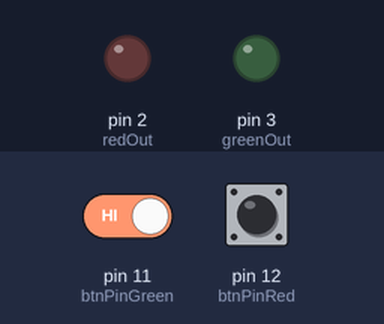
Bench run of a sketch on a simulated Arduino Uno, built with avr-gcc and run on an emulated ATmega328P. Parts: output pins drawn as LEDs (lit = HIGH). Inputs (shaded band) come from the test bench; at power-on: pin 12 (btnPinRed) HIGH, pin 11 (btnPinGreen) HIGH. What the sketch prints to the serial monitor is not drawn.

Above: at 2.0 s.
2.1 s: pin 12 (btnPinRed) pulled LOW for 1 s
At 3.4 s:
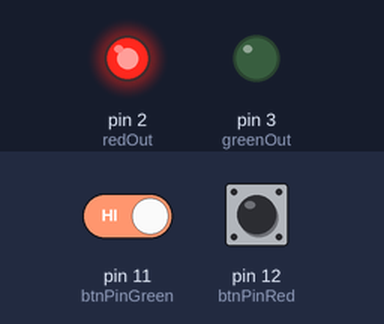
5.5 s: pin 12 (btnPinRed) pulled LOW for 3.2 s
At 10.2 s:
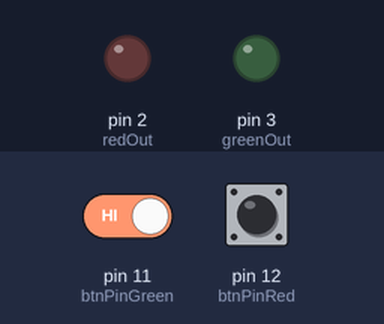
10.5 s: pin 11 (btnPinGreen) driven LOW and pin 12 (btnPinRed) driven LOW
At 12.7 s:
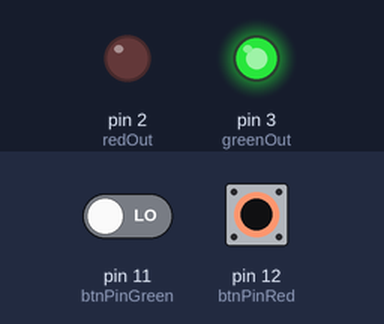
13.5 s: pin 11 (btnPinGreen) driven HIGH
At 15.4 s:
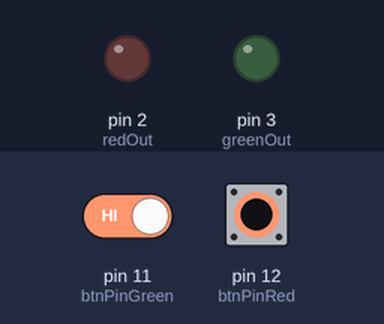
Timing chart, 0 to 16.5 s (numbered marks = the images above; inputs shaded):
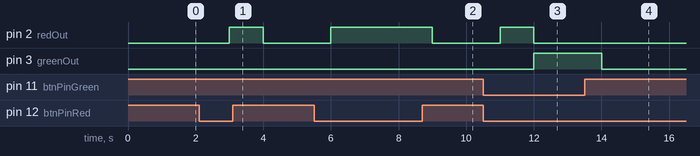

Measured:
- after the input at 2.1 s, pin 2 (redOut): LOW → HIGH after 0.90 s, → LOW 1.0 s later
- after the input at 5.5 s, pin 2 (redOut): LOW → HIGH after 0.50 s, → LOW 3.0 s later
- after the input at 10.5 s, pin 2 (redOut): LOW → HIGH after 0.50 s, → LOW 1.0 s later; pin 3 (greenOut): LOW → HIGH after 1.5 s
- after the input at 13.5 s, pin 3 (greenOut): HIGH → LOW after 0.50 s

The sketch:

ard.ino
```cpp
const int btnPinRed = 12;//button pin
const int btnPinGreen = 11;

const int redOut = 2;
const int greenOut = 3;

const char emergency[] = "Emergency";
const char updateLocation[] = "Update";

boolean wasPressedRed = false;
boolean wasPressedGreen = false;

void setup() {
  //setup pins
  pinMode(btnPinRed, INPUT);
  pinMode(btnPinGreen, INPUT);
  pinMode(redOut, OUTPUT);
  pinMode(greenOut, OUTPUT);
  //setup communication
  Serial.begin(115200);
}

void loop() {
  delay(1000);
  int currentButtonStateRed = digitalRead(btnPinRed);//read button state
  int currentButtonStateGreen = digitalRead(btnPinGreen);
  if(wasPressedRed && wasPressedGreen) {
    if(currentButtonStateRed == LOW) {
       digitalWrite(redOut, HIGH);
       digitalWrite(greenOut, LOW);
       wasPressedRed = false;//update the last button state
    }
  } else if(wasPressedRed && !wasPressedGreen) {
    if(currentButtonStateRed == LOW) {
       digitalWrite(redOut, HIGH);
       digitalWrite(greenOut, LOW);
       wasPressedRed = false;//update the last button state
    }
  } else if(!wasPressedRed && wasPressedGreen) {
    if(currentButtonStateGreen == LOW) {
      digitalWrite(greenOut, HIGH);
      digitalWrite(redOut, LOW);
      wasPressedGreen = false;
    }
  }
  if(currentButtonStateRed == HIGH) {
    wasPressedRed = true;
    digitalWrite(redOut, LOW);
  }
  if(currentButtonStateGreen == HIGH) {
    wasPressedGreen = true;
    digitalWrite(greenOut, LOW);
  }

  Serial.print(digitalRead(redOut));
  Serial.print(" ");
  Serial.print(digitalRead(greenOut));
}

void serialEvent(){//if any data was sent
  if(Serial.available() > 0){//and there's at least 1 byte to look at
    char data = Serial.read();//read the data
  }
}
```
